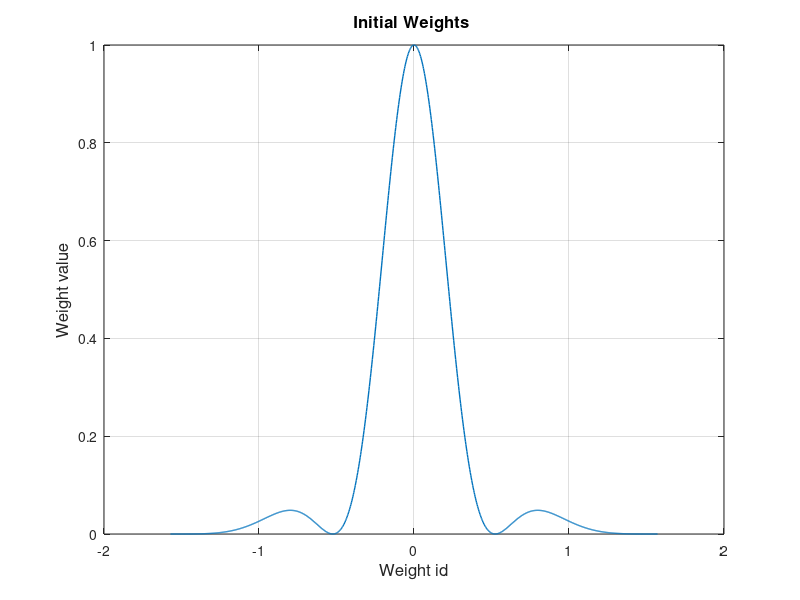

This chart was generated by the following MATLAB code: (Note: this script raises an error after producing the figure.)
%% ANTENNES INTELIGENTES TP


%% VARIABLES GLOBALES


clc
clear all; % effacement de toutes les variables de l�espace travail
close all; % fermeture de tous les fichiers (�ventuellement) ouverts
global NOMBRE_ANTENNES; % nombre total de capteurs de l�antenne
global BINARY_DATA_RATE; % d�bit de la source binaire transmise
global FACTEUR_SURECH; % facteur de sur-�chantillonnage au r�cepteur
global ROLL_OFF_FACTOR; % facteur de retomb�e des filtres en cosinus sur-�l�v�
global SAMPLING_FREQ; % fr�quence d��chantillonage du signal au r�cepteur
global BAUD_RATE; % rapidit� de modulation des donn�es transmises

%% INIT PARAMETRES

%=============================================================================
% 1- Exemple d�initialisation des ces param�tres
%=============================================================================
ROLL_OFF_FACTOR=0.3;
NOMBRE_ANTENNES=16;
FACTEUR_SURECH=2;
BANDWIDTH=200e3;
DUREE_SYMBOLE=1/BANDWIDTH;
BAUD_RATE=1/DUREE_SYMBOLE;
SAMPLING_FREQ=FACTEUR_SURECH*BAUD_RATE;
d_sur_lambda = [.125 .25 .5];
M = 16;

%% ALGORITHME SIMPLE DE 
 

nombre_points = 1000;
phi = linspace(-pi/2,pi/2,nombre_points);
CC = zeros(3,nombre_points);
v = zeros(M,1);%

M_const = 1/sqrt(M);
w = ones(16,1)*M_const;
for j = 1:3
    for i = 1:size(phi,2)
        for m = 1:size(v,1)
         v(m) = M_const*exp(-1i*2*pi*d_sur_lambda(j)*(m-1)*sin(phi(i)));  
        end
       C(i) = abs(w'*v*v'*w);
    end
    CC(j,:) = C;
    

figure('Units', 'pixels', ...
    'Position', [100 100 500 375]);
plot(phi,(C),'LineWidth',1);
grid()
title('Initial Weights ','FontSize',12);
xlabel('Weight id','FontSize',12);
ylabel('Weight value','FontSize',12);

figure()
TracePolar(phi,(C), -50);
grid()
title('Final Weights ','FontSize',12);
xlabel('Weight id','FontSize',12);
ylabel('Weight value','FontSize',12);

end



figure()
hold on
plot(phi,CC(1,:),'-b','LineWidth',1);
plot(phi,CC(2,:),'-m','LineWidth',1);
plot(phi,CC(3,:),'-r','LineWidth',1);
hold off
grid on
title('Initial Weights ','FontSize',12);
xlabel('Weight id','FontSize',12);
ylabel('Weight value','FontSize',12);




grid on

%% GENERATION DE SIGNALES

%=============================================================================
% 2- G�n�ration des signaux sur l�ensemble des capteurs
%=============================================================================
% 
Phis = 0;%20*pi/180; % dangle d�incidence du signal utile
Phi1 = -30*pi/180 % angle d�incidence du premier interf�rent
Phi2 = 60*pi/180 %  angale d�incidence du second interf�rent
RSB = 30; % rapport de puissance (en dB) entre le signal utile
% et le bruit au niveau de chaque capteur
RSI1 = 300 % rapport de puissance (en dB) entre le signal utile et l�interf�rent n?1
RSI2 = 300 % rapport de puissance (en dB) entre le signal utile et l�interf�rent n?2


[MatriceR,MatriceS,Sig,BinaireIn,PenteSCurve] = ...
    GeneSignaux(Phis,Phi1,Phi2,RSB,RSI1,RSI2);


%code rajoute pour moi
%========================================================
%calcule de la sortie y 
M = 16;
w = ones(16,1)*1/M^0.5;
y = zeros(1,size(Sig,2));
for id =1:size(Sig,2)
    y(id) = w'* Sig(:,id);
end

%diagramme de l'oeil pour l' entree
 eyediagram(Sig(1,:),FACTEUR_SURECH) ;
% %diagramme de l'oeil pour la sortie
 eyediagram(y,FACTEUR_SURECH) ;






%% RAPPORT  PUISSANCE SIGNAl - BRUIT

% %output
% a = 3.0075;
% b = 3.03525;
% %input
% aa = 0.73625;
% bb = 0.7375;
% Ps_out = a*a+b*b;
% Ps_in  = aa*aa+bb*bb;
% 
% G = Ps_out/Ps_in
% 
% %% DOCUMENTATION
% 


h = get(0,'children');
for i=length(h):-1:1
  saveas(h(i), ['exo2_' num2str(length(h)+1-i)], 'png');
end











